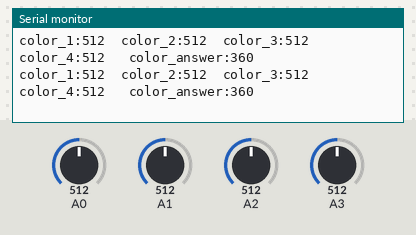
Bench run of a sketch on a simulated Arduino Uno, built with avr-gcc and run on an emulated ATmega328P. Shown: the last lines printed to the serial monitor. The inputs (shaded band) are chosen by the test bench; at power-on: A0 = 512, A1 = 512, A2 = 512, A3 = 512.

Above: at 1.2 s.
1.3 s: A0 set to 263
At 1.47 s:
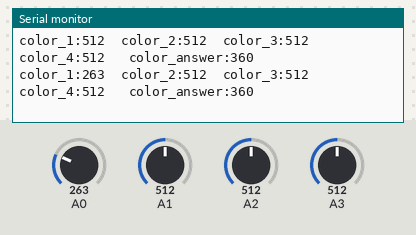
4.3 s: A0 set to 241
At 4.35 s:
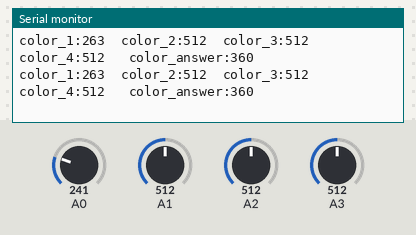
7.3 s: A1 set to 108
At 7.34 s:
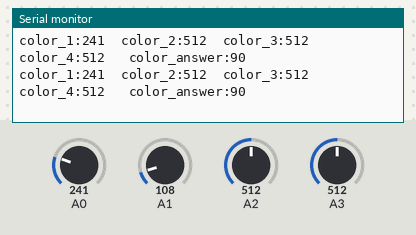
10.3 s: A1 set to 88
At 10.32 s:
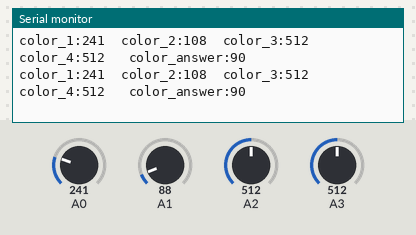
11.8 s: A2 set to 104
At 11.83 s:
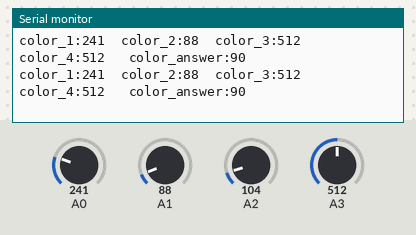
14.8 s: A2 set to 89
At 14.84 s:
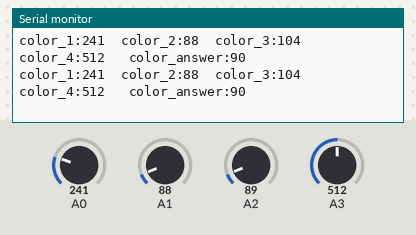
Timing chart, 0 to 17.8 s (numbered marks = the images above; inputs shaded):
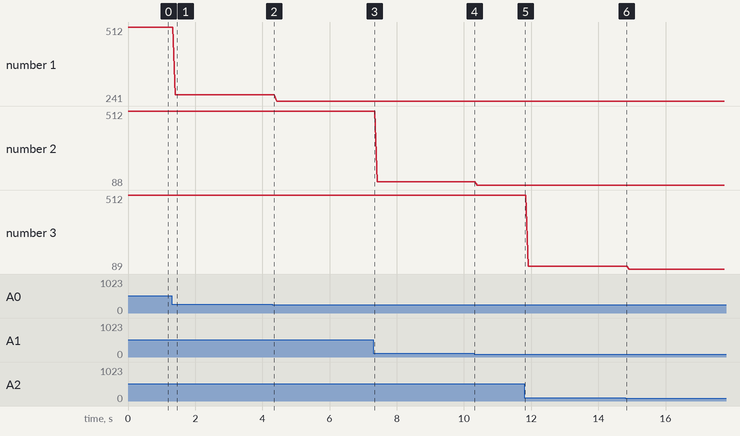

Measured:
- after the input at 1.3 s, the serial monitor: prints a new line after 0.10 s (image 1)
- plotted number 1: 512 → 263 after the input at 1.3 s, 263 → 241 after the input at 4.3 s
- plotted number 2: 512 → 108 after the input at 7.3 s, 108 → 88 after the input at 10.3 s
- plotted number 3: 512 → 104 after the input at 11.8 s, 104 → 89 after the input at 14.8 s

The sketch:

color_main.ino
```cpp
const int a_pin_color[] = {0, 1, 2, 3};

void setup() {
  Serial.begin(9600);
  pinMode(2, OUTPUT);
  digitalWrite(2, HIGH);

}

void loop() {

  int color_angle = get_color_angle();

}


int get_color_angle() {

  int color_answer[3];
  int color_angle;


  color_answer[0] = analogRead(a_pin_color[0]);
  color_answer[1] = analogRead(a_pin_color[1]);
  color_answer[2] = analogRead(a_pin_color[2]);
  color_answer[3] = analogRead(a_pin_color[3]);


  if (color_answer[0] > 250) {
    color_angle = 360;
  } else if (color_answer[1] > 70) {
    color_angle = 90;
  } else if (color_answer[2] > 250) {
    color_angle = 180;
  } else if (color_answer[3] > 250) {
    color_angle = 270;
  } else {
    color_angle = 0;
  }

  Serial.print("color_1:");
  Serial.print(color_answer[0]);
  Serial.print("  color_2:");
  Serial.print(color_answer[1]);
  Serial.print("  color_3:");
  Serial.print(color_answer[2]);
  Serial.print("  color_4:");
  Serial.print(color_answer[3]);

  Serial.print("   color_answer:");
  Serial.println(color_angle);

  return color_angle;
}
```
